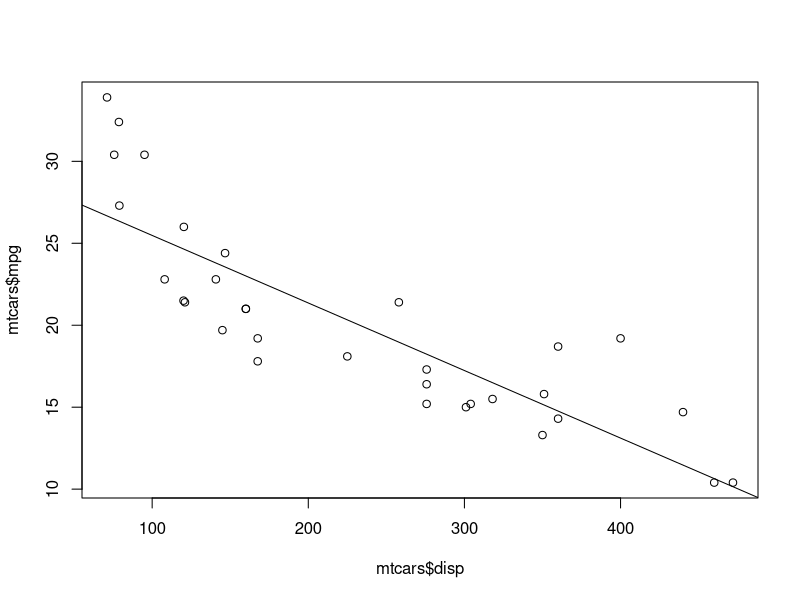
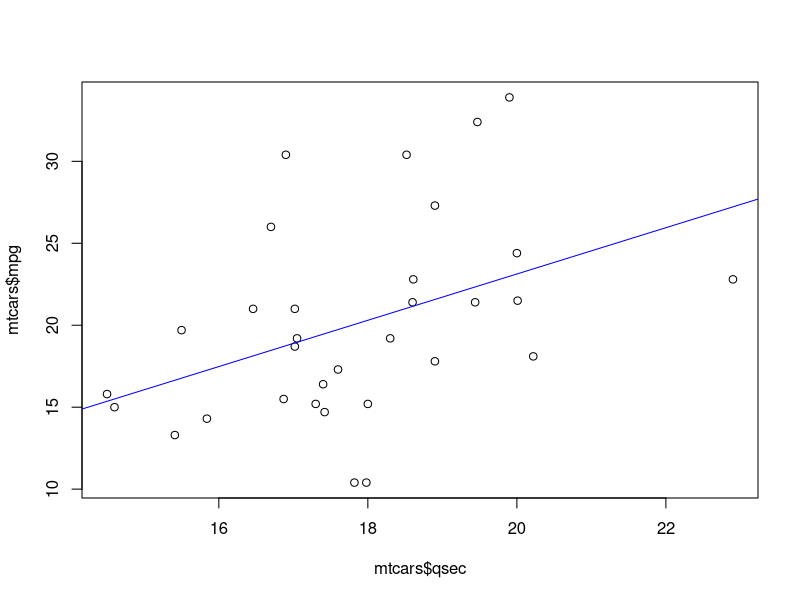
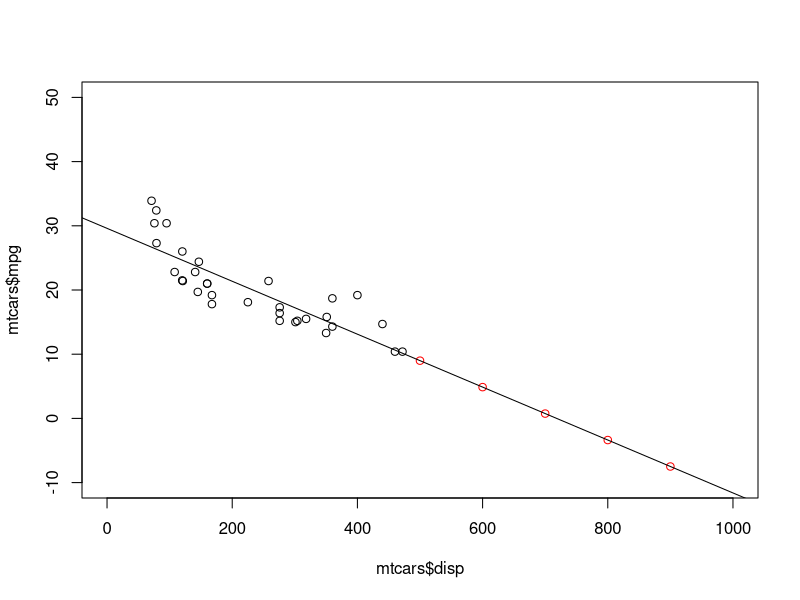

These charts were generated, in order, by the following R code:
library(modelr)
library(broom)
library(dplyr)
library(fitdistrplus)
library(tidyr)
data("mtcars")
glimpse(mtcars)
mod1 = lm(mpg ~ disp, data = mtcars)
summary(mod1)
plot(mtcars$mpg ~ mtcars$disp)
abline(mod1)
mod2 = lm(mpg ~ qsec, data = mtcars)
plot(mtcars$mpg ~ mtcars$qsec)
abline(mod2, col="Blue")
mean(mod1$residuals^2)
mean(mod2$residuals^2)
preds = add_predictions(mtcars, mod1) 
preds[1:5,c(1,12)]
newdf = data.frame(disp = c(500,600,700,800,900))
predictions = predict(mod1, newdata = newdf)
{plot(mtcars$mpg ~ mtcars$disp,xlim=c(0,1000),ylim=c(-10,50))
  points(x=newdf$disp,y=predictions, col="Red")
  abline(mod1)}
